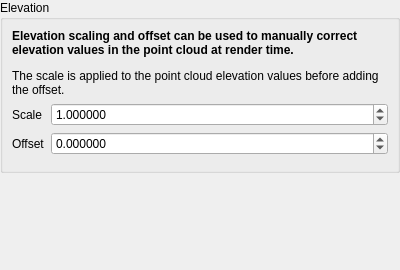
<?xml version="1.0" encoding="UTF-8"?>
<ui version="4.0">
 <class>QgsPointCloudElevationPropertiesWidgetBase</class>
 <widget class="QWidget" name="QgsPointCloudElevationPropertiesWidgetBase">
  <property name="geometry">
   <rect>
    <x>0</x>
    <y>0</y>
    <width>400</width>
    <height>270</height>
   </rect>
  </property>
  <property name="windowTitle">
   <string>Point Cloud Elevation Properties</string>
  </property>
  <layout class="QVBoxLayout" name="verticalLayout">
   <property name="leftMargin">
    <number>0</number>
   </property>
   <property name="topMargin">
    <number>0</number>
   </property>
   <property name="rightMargin">
    <number>0</number>
   </property>
   <property name="bottomMargin">
    <number>0</number>
   </property>
   <item>
    <widget class="QgsCollapsibleGroupBox" name="mCrsGroupBox_2">
     <property name="focusPolicy">
      <enum>Qt::StrongFocus</enum>
     </property>
     <property name="title">
      <string>Elevation</string>
     </property>
     <property name="checkable">
      <bool>false</bool>
     </property>
     <property name="syncGroup" stdset="0">
      <string notr="true">vectorgeneral</string>
     </property>
     <layout class="QGridLayout" name="gridLayout_2">
      <item row="1" column="1">
       <widget class="QgsDoubleSpinBox" name="mScaleZSpinBox">
        <property name="decimals">
         <number>6</number>
        </property>
        <property name="minimum">
         <double>0.000000000000000</double>
        </property>
        <property name="maximum">
         <double>99999999999.000000000000000</double>
        </property>
        <property name="value">
         <double>1.000000000000000</double>
        </property>
       </widget>
      </item>
      <item row="1" column="0">
       <widget class="QLabel" name="label_2">
        <property name="text">
         <string>Scale</string>
        </property>
       </widget>
      </item>
      <item row="2" column="0">
       <widget class="QLabel" name="label">
        <property name="text">
         <string>Offset</string>
        </property>
       </widget>
      </item>
      <item row="2" column="1">
       <widget class="QgsDoubleSpinBox" name="mOffsetZSpinBox">
        <property name="decimals">
         <number>6</number>
        </property>
        <property name="minimum">
         <double>-99999999999.000000000000000</double>
        </property>
        <property name="maximum">
         <double>99999999999.000000000000000</double>
        </property>
       </widget>
      </item>
      <item row="3" column="0">
       <widget class="Line" name="line_3">
        <property name="orientation">
         <enum>Qt::Vertical</enum>
        </property>
       </widget>
      </item>
      <item row="0" column="0" colspan="2">
       <widget class="QLabel" name="label_3">
        <property name="text">
         <string>&lt;html&gt;&lt;head/&gt;&lt;body&gt;&lt;p&gt;&lt;span style=&quot; font-weight:600;&quot;&gt;Elevation scaling and offset can be used to manually correct elevation values in the point cloud at render time.&lt;/span&gt;&lt;/p&gt;&lt;p&gt;The scale is applied to the point cloud elevation values before adding the offset.&lt;/p&gt;&lt;/body&gt;&lt;/html&gt;</string>
        </property>
        <property name="wordWrap">
         <bool>true</bool>
        </property>
       </widget>
      </item>
     </layout>
    </widget>
   </item>
   <item>
    <spacer name="verticalSpacer">
     <property name="orientation">
      <enum>Qt::Vertical</enum>
     </property>
     <property name="sizeHint" stdset="0">
      <size>
       <width>20</width>
       <height>40</height>
      </size>
     </property>
    </spacer>
   </item>
  </layout>
 </widget>
 <customwidgets>
  <customwidget>
   <class>QgsCollapsibleGroupBox</class>
   <extends>QGroupBox</extends>
   <header>qgscollapsiblegroupbox.h</header>
   <container>1</container>
  </customwidget>
  <customwidget>
   <class>QgsDoubleSpinBox</class>
   <extends>QDoubleSpinBox</extends>
   <header>qgsdoublespinbox.h</header>
  </customwidget>
 </customwidgets>
 <resources/>
 <connections/>
</ui>
